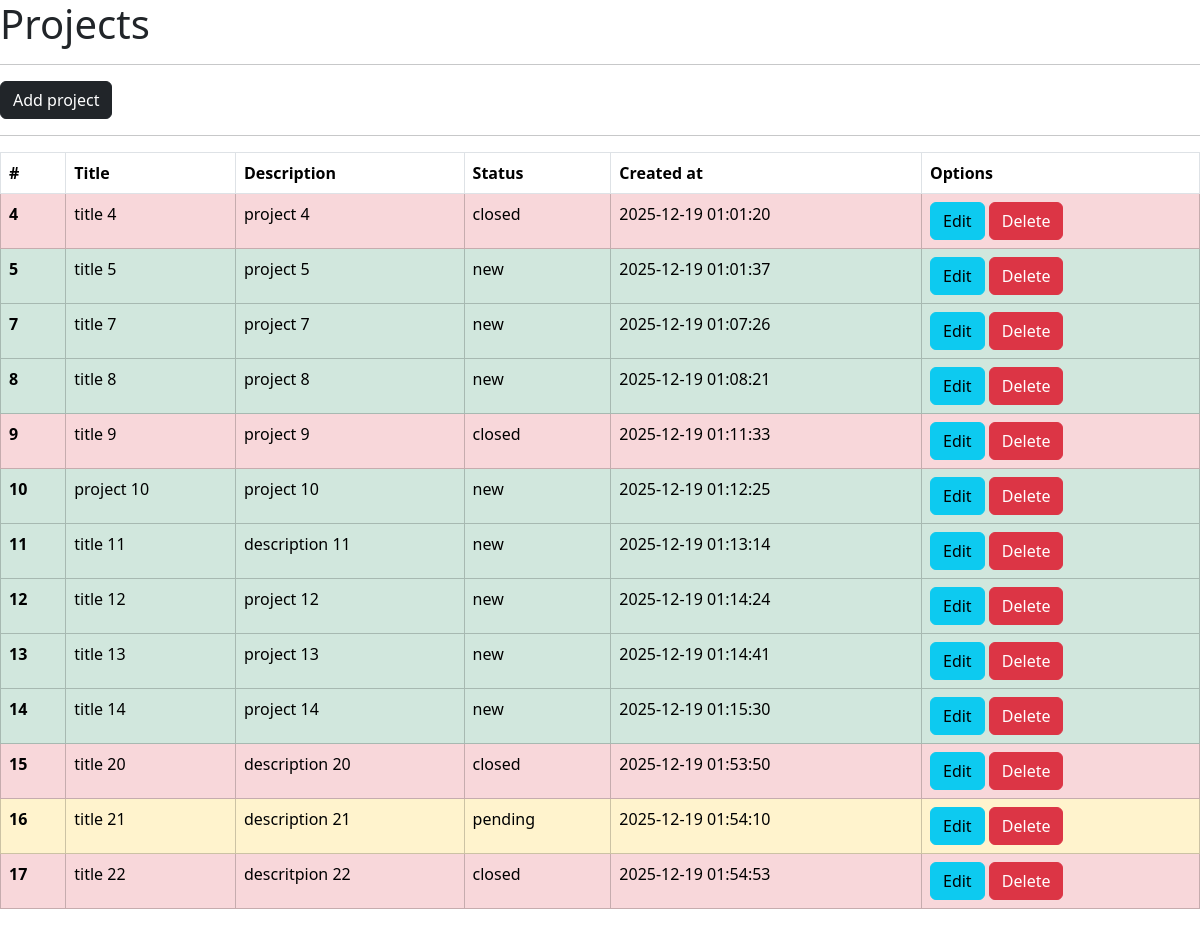
The page / on the database its author committed.
### main.py (models this page shows, shortened)
class Project(db.Model):
    __tablename__ = "projects"
    id = db.Column(db.Integer, primary_key=True, autoincrement=True)
    title = db.Column(db.String(120), nullable=False)
    description = db.Column(db.String(220), nullable=False)
    status = db.Column(db.String(40), nullable=False)
    created_at = db.Column(db.DateTime(timezone=True), server_default=func.now())

### main.py (the view)
@app.route("/")
def index():
    items = Project.query.all()
    return render_template("index.html", items=items)

### templates/index.html (shortened to what this page needs)
<!doctype html>
<html lang="en">
  <head>
    <link href="https://cdn.jsdelivr.net/npm/bootstrap@5.3.8/dist/css/bootstrap.min.css" rel="stylesheet">
  </head>
  <body>
    <h1>Projects</h1>
    <hr>
    <a class="btn btn-dark" href="{{ url_for('projects_add') }}">Add project</a>
    <hr>
    <table class="table table-bordered">
      <thead>
        <tr>
          <th scope="col">#</th>
          <th scope="col">Title</th>
          <th scope="col">Description</th>
          <th scope="col">Status</th>
          <th scope="col">Created at</th>
          <th scope="col">Options</th>
        </tr>
      </thead>
      <tbody id="projects">
        {% for item in items %}
        <tr id="project-{{ item.id }}" {% if item.status == "new" %}class="table-success"{% endif %}  {% if item.status == "pending" %}class="table-warning"{% endif %}  {% if item.status == "closed" %}class="table-danger"{% endif %}>
          <th scope="row">{{ item.id }}</th>
          <td>{{ item.title }}</td>
          <td>{{ item.description }}</td>
          <td>{{ item.status }}</td>
          <td>{{ item.created_at.strftime("%Y-%m-%d %H:%M:%S") }}</td>
          <td>
            <a href="{{ url_for('projects_edit_by_id', id=item.id) }}" class="btn btn-info">Edit</a>
            <a href="{{ url_for('projects_delete_by_id', id=item.id) }}" class="btn btn-danger">Delete</a>
          </td>
        </tr>
        {% endfor %}
      </tbody>
    </table>
</body>
</html>

### rows shown on the page
Project: id "4", title "title 4", description "project 4", status "closed", created_at "2025-12-19 01:01:20"
Project: id "5", title "title 5", description "project 5", status "new", created_at "2025-12-19 01:01:37"
Project: id "7", title "title 7", description "project 7", status "new", created_at "2025-12-19 01:07:26"
Project: id "8", title "title 8", description "project 8", status "new", created_at "2025-12-19 01:08:21"
Project: id "9", title "title 9", description "project 9", status "closed", created_at "2025-12-19 01:11:33"
Project: id "10", title "project 10", description "project 10", status "new", created_at "2025-12-19 01:12:25"
Project: id "11", title "title 11", description "description 11", status "new", created_at "2025-12-19 01:13:14"
Project: id "12", title "title 12", description "project 12", status "new", created_at "2025-12-19 01:14:24"
Project: id "13", title "title 13", description "project 13", status "new", created_at "2025-12-19 01:14:41"
Project: id "14", title "title 14", description "project 14", status "new", created_at "2025-12-19 01:15:30"
Project: id "15", title "title 20", description "description 20", status "closed", created_at "2025-12-19 01:53:50"
Project: id "16", title "title 21", description "description 21", status "pending", created_at "2025-12-19 01:54:10"
Project: id "17", title "title 22", description "descritpion 22", status "closed", created_at "2025-12-19 01:54:53"
